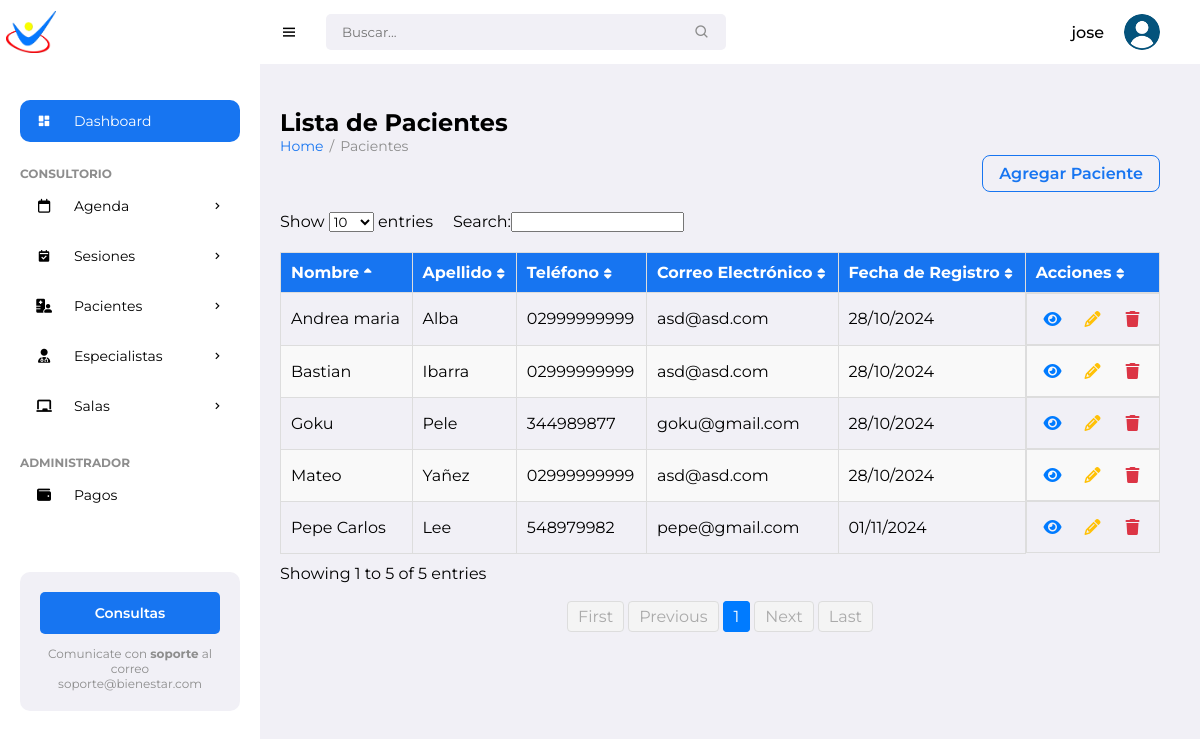
The app's page / (signed in), older data.
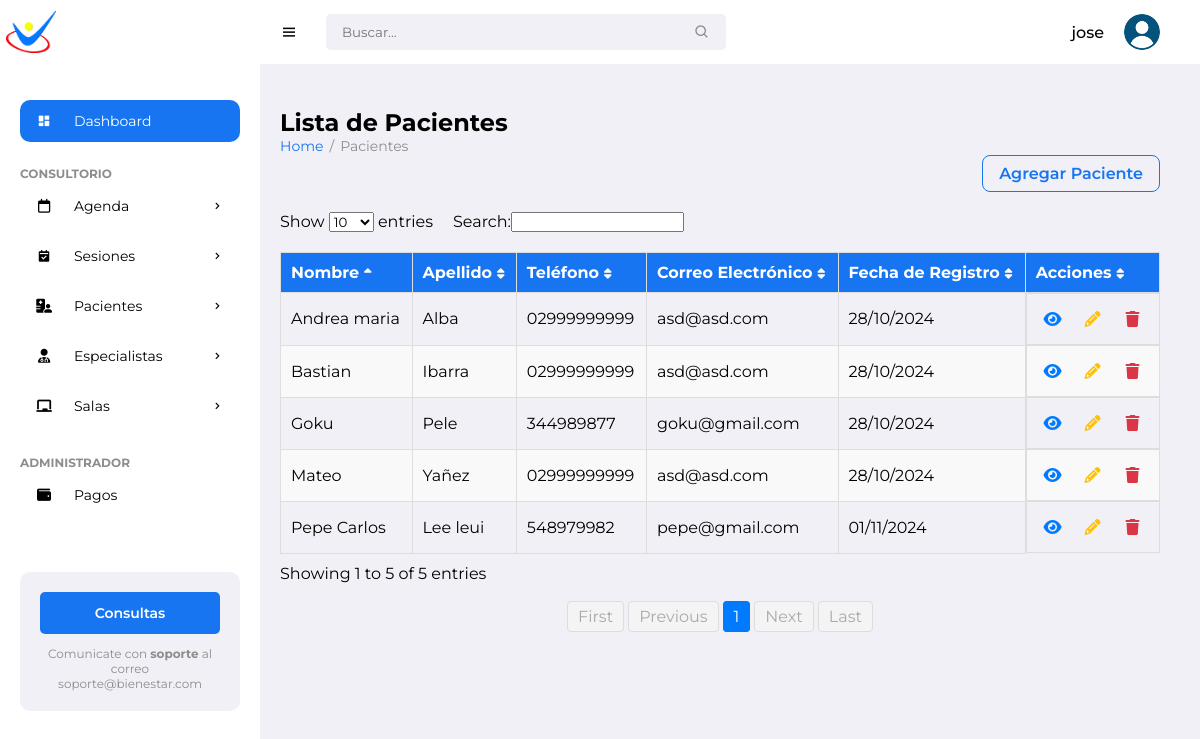
The same page, newer data.
### pacientes/models.py (models this page shows, shortened)
class Patient(models.Model):
    name = models.CharField(max_length=100)
    surname = models.CharField(max_length=100)
    date_of_birth = models.DateField()
    gender = models.CharField(max_length=10, choices=[('M','Male'), ('F','Female')])
    address = models.CharField(max_length=255)
    phone_number = models.CharField(max_length=20)
    email = models.EmailField()
    cost_session = models.DecimalField(max_digits=10, decimal_places=2, default=0)
    photo = models.ImageField(upload_to='patient_photos/', blank=True, null=True)
    marital_status = models.CharField(max_length=20)
    medical_diagnosis = models.TextField()
    attachments = models.FileField(upload_to='patient_attachments/', blank=True, null=True)
    therapy = models.CharField(max_length=100)
    education = models.CharField(max_length=100, default='No especificado')
    therapist = models.ForeignKey(Specialist, on_delete=models.SET_NULL, null=True, related_name='patients')
    medical_history = models.TextField(blank=True, null=True)
    allergies = models.CharField(max_length=255, blank=True)  # Changed from TextField
    emergency_contact_name = models.CharField(max_length=100)
    emergency_contact_phone = models.CharField(max_length=20)  # Updated length
    notes = models.TextField(blank=True)
    created_date = models.DateTimeField(auto_now_add=True)
    status = models.CharField(max_length=50, choices=[
        ('Active', 'Active'),
        ('Discharged', 'Discharged'),
        ('Suspended', 'Suspended')
    ], blank=True,
        null=True)

### pacientes/views.py (the view)
# urls.py: path('', views.patient_list, name='patient_list'),
@login_required
def patient_list(request):
    patients = Patient.objects.all()
    return render(request, 'pacientes/patient/patient_list.html', {'patients': patients})

### pacientes/templates/pacientes/patient/patient_list.html (shortened to what this page needs)
{% extends "pacientes/base/base.html" %}
{% load static %}
{% block left_content %}
<h1>Lista de Pacientes</h1>
<ul class="breadcrumbs">
    <li><a href="{% url 'patient_list' %}">Home</a></li>
    <li class="divider">/</li>
    <li><a href="#" class="active">Pacientes</a></li>
</ul>
<div class="list-header">
    <a href="{% url 'new_patient' %}" class="btn-add">Agregar Paciente</a>
</div>
<div class="patient-list-container">
    <table id="patientTable" class="display table">
        <thead>
            <tr>
                <th>Nombre</th>
                <th>Apellido</th>
                <th>Teléfono</th>
                <th>Correo Electrónico</th>
                <th>Fecha de Registro</th>
                <th>Acciones</th>
            </tr>
        </thead>
        <tbody>
            {% for patient in patients %}
            <tr>
                <td>{{ patient.name }}</td>
                <td>{{ patient.surname }}</td>
                <td>{{ patient.phone_number }}</td>
                <td>{{ patient.email }}</td>
                <td>{{ patient.created_date|date:"d/m/Y" }}</td>
                <td class="actions-tab">
                    <a href="{% url 'patient_schedule' patient.id %}" class="btn btn-icon view" title="Ver detalles">
                        <i class="fa-solid fa-eye"></i>
                    </a>
                    <a href="{% url 'edit_patient' patient.id %}" class="btn-icon edit" title="Editar">
                        <i class="fas fa-pencil-alt"></i>
                    </a>
                    <a href="{% url 'delete_patient' patient.id %}" class="btn-icon delete" title="Eliminar">
                        <i class="fas fa-trash"></i>
                    </a>
                </td>
            </tr>
            {% endfor %}
        </tbody>
    </table>
</div>
{% endblock %}

Row changes from the older to the newer data that the page shows:
changed Patient "Pepe Carlos": surname "Lee" → "Lee leui"
